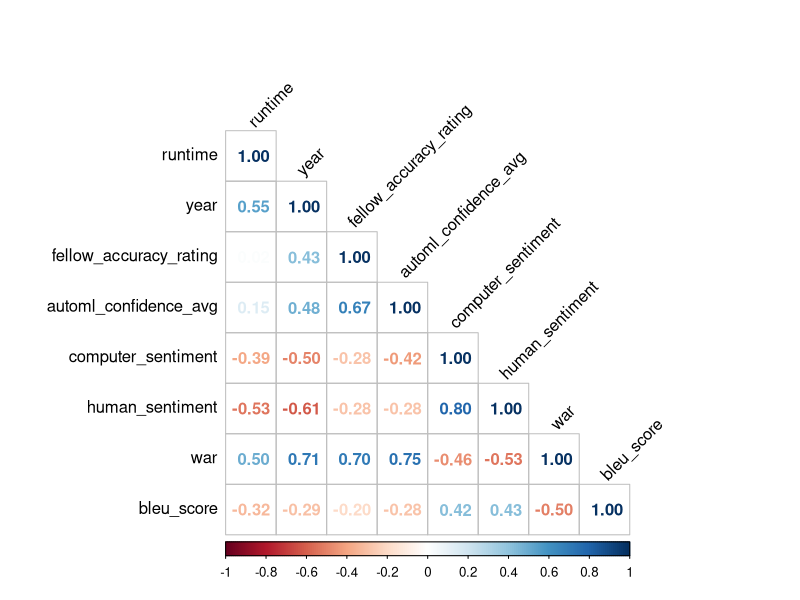
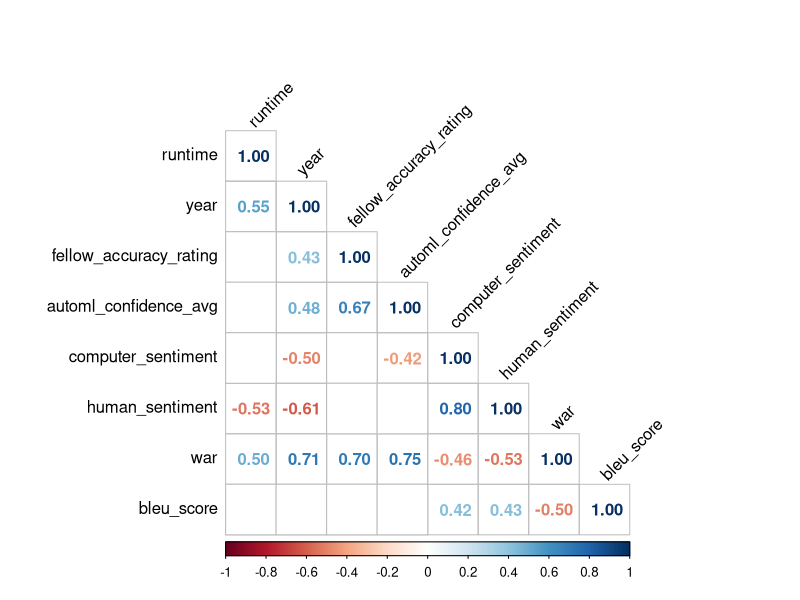

R code for these plots, in order: (Note: this script raises an error after producing the figures.)
library(dplyr)
library(magrittr)
library(ggplot2)
library(Hmisc)
library(corrplot)
library(tidyr)

data <- read.csv('data/final_dataset.csv')

# clean data
data %<>%
  mutate(fellow_accuracy_rating = case_when(fellow_accuracy_rating == 'Poor' ~ 0,
                                            fellow_accuracy_rating == 'Fair' ~ 1,
                                            fellow_accuracy_rating == 'Good' ~ 2, 
                                            fellow_accuracy_rating == 'Excellent' ~ 3))

data %<>%
  rename('computer_sentiment' = sentiment,
         'computer_magnitude' = magnitude)

data %<>%
  mutate(category = case_when(category == 'Advertising' ~ 'Commercials',
                              category == 'Legal/Court' ~ 'Court Proceedings'))

# compute & visualize correlations and significance
correlations <- rcorr(as.matrix(select(data, runtime, year, fellow_accuracy_rating, automl_confidence_avg, computer_sentiment, human_sentiment, war, bleu_score)))

# all correlations
jpeg("viz/correlations.jpg", width = 600, height = 600)
corrplot(correlations$r,
         method = "number",
         type = "lower",
         tl.col = 'black',
         tl.srt = 45)
dev.off()

# only significant correlations
jpeg("viz/correlation_significance.jpg", width = 600, height = 600)
corrplot(correlations$r,
         method = "number",
         type = "lower",
         tl.col = 'black',
         tl.srt = 45,
         p.mat = correlations$P,
         insig = 'blank')
dev.off()

# different types of accuracy by video category
data %>%
  select(category, fellow_accuracy_rating, automl_confidence_avg, war, bleu_score) %>%
  pivot_longer(cols = c("fellow_accuracy_rating", "automl_confidence_avg", "war", "bleu_score"), 
               names_to = "accuracy_type",
               values_to = "accuracy_score") %>%
  group_by(category, accuracy_type) %>%
  summarise(avg_accuracy = mean(accuracy_score, na.rm = TRUE)) %>%
  ggplot() +
  geom_col(aes(category, avg_accuracy, fill = category)) +
  scale_fill_manual(values = c("#109648", "#c1d9cdff")) +
  facet_wrap(~accuracy_type, scales = "free") +
  theme_minimal() +
  labs(y = "Average Accuracy", 
       x = "Video Type", 
       fill = "Video Type",
       title = "Transcript accuracy by video type")

ggsave(filename = "viz/accuracy_by_category.jpg", width = 7, height = 4)

data %>%
  select(category, human_sentiment, computer_sentiment) %>%
  pivot_longer(cols = c("human_sentiment", "computer_sentiment"), 
               names_to = "transcript_type",
               values_to = "sentiment_score") %>%
  group_by(category, transcript_type) %>%
  summarise(avg_sentiment = mean(sentiment_score, na.rm = TRUE)) %>%
  ggplot() +
  geom_bar(aes(category, avg_sentiment, group = transcript_type, fill = transcript_type), position = "dodge", stat = "identity") +
  geom_text(position = position_dodge(width = 0.9), aes(category, avg_sentiment+0.01, fill = transcript_type, label = round(avg_sentiment, 2))) +
  scale_fill_manual(values = c("#109648", "#c1d9cdff")) +
  theme_minimal() +
  labs(y = "Average Sentiment",
       x = "Video Type",
       fill = "Transcript Type",
       title = "How does sentiment differ between computer and human transcripts?",
       subtitle = "By video type")

ggsave(filename = "viz/sentiment_by_category.jpg", width = 7, height = 4)

# does average year differ by category?
# data %>%
#   group_by(category) %>%
#   summarise(avg_year = mean(year, na.rm = TRUE))


# is there a year of accuracy improvement? is it different by category?
data %>%
  select(category, year, fellow_accuracy_rating, automl_confidence_avg, war, bleu_score) %>%
  mutate(decade = case_when(year >= 1950 & year < 1960 ~ '1950s',
                            year >= 1960 & year < 1970 ~ '1960s',
                                  year >= 1970 & year < 1980 ~ '1970s',
                                  year >= 1980 & year < 1990 ~ '1980s',
                                  year >= 1990 & year < 2000 ~ '1990s',
                                  year >= 2000 & year < 2010 ~ '2000s')) %>%
  filter(!is.na(decade)) %>%
  pivot_longer(cols = c("fellow_accuracy_rating", "automl_confidence_avg", "war", "bleu_score"), 
               names_to = "accuracy_type",
               values_to = "accuracy_score") %>%
  group_by(decade, category, accuracy_type) %>%
  summarise(avg_accuracy = mean(accuracy_score, na.rm = TRUE)) %>%
  ggplot() +
  geom_point(aes(decade, avg_accuracy, color = accuracy_type, group = accuracy_type)) +
  geom_line(aes(decade, avg_accuracy, color = accuracy_type, group = accuracy_type)) +
  facet_wrap(~category) +
  theme_minimal() +
  scale_color_manual(values = c("#182825", "#c1d9cdff", "#109648", "#48BEFF")) +
  labs(x = "Decade", 
       y = "Average Accuracy", 
       color = "Accuracy Type",
       title = "Transcript accuracy over time", 
       subtitle = "By score type and video type")

ggsave(filename = "viz/accuracy_over_time_by_category.jpg", width = 6, height = 4)

# is there a year of accuracy improvement? is it different by category?
data %>%
  select(year, fellow_accuracy_rating, automl_confidence_avg, war, bleu_score) %>%
  mutate(decade = case_when(year >= 1950 & year < 1960 ~ '1950s',
                            year >= 1960 & year < 1970 ~ '1960s',
                            year >= 1970 & year < 1980 ~ '1970s',
                            year >= 1980 & year < 1990 ~ '1980s',
                            year >= 1990 & year < 2000 ~ '1990s',
                            year >= 2000 & year < 2010 ~ '2000s')) %>%
  filter(!is.na(decade)) %>%
  pivot_longer(cols = c("fellow_accuracy_rating", "automl_confidence_avg", "war", "bleu_score"), 
               names_to = "accuracy_type",
               values_to = "accuracy_score") %>%
  group_by(decade, accuracy_type) %>%
  summarise(avg_accuracy = mean(accuracy_score, na.rm = TRUE)) %>%
  ggplot() +
  geom_point(aes(decade, avg_accuracy, color = accuracy_type, group = accuracy_type)) +
  geom_line(aes(decade, avg_accuracy, color = accuracy_type, group = accuracy_type)) +
  theme_minimal() +
  scale_color_manual(values = c("#182825", "#c1d9cdff", "#109648", "#48BEFF")) +
  labs(x = "Decade", 
       y = "Average Accuracy", 
       color = "Accuracy Type",
       title = "Transcript accuracy over time", 
       subtitle = "By score type and video type")
  
ggsave(filename = "viz/accuracy_over_time.jpg", width = 6, height = 4)

  

  
